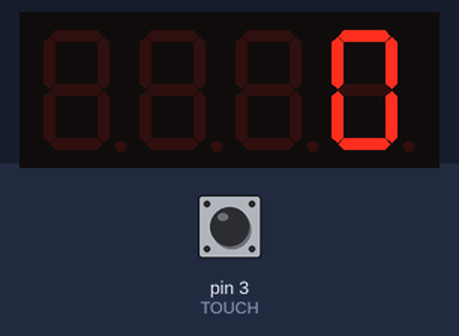
The sketch below on a simulated Arduino Uno, built with avr-gcc and run on an emulated ATmega328P. Shown: 4-digit seven-segment display. The inputs (shaded band) are chosen by the test bench; at power-on: pin 3 (TOUCH) HIGH.

Above: at 1.2 s.
1.3 s: pin 3 (TOUCH) pulled LOW for 0.15 s
At 2.4 s:
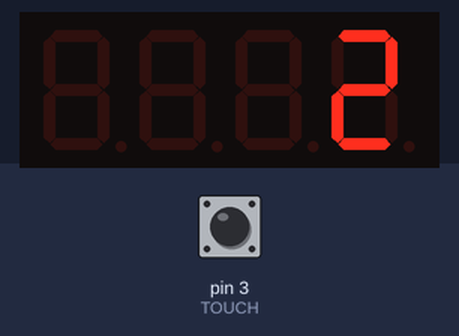
2.9 s: pin 3 (TOUCH) pulled LOW for 1 s
At 4.4 s:
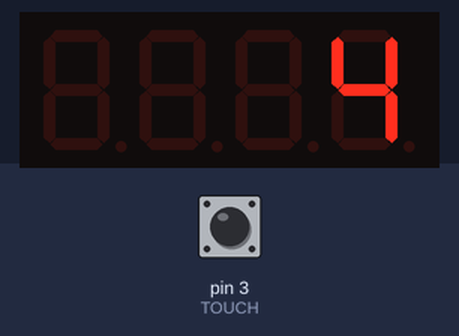
5.4 s: pin 3 (TOUCH) pulled LOW for 0.15 s
At 6.7 s:
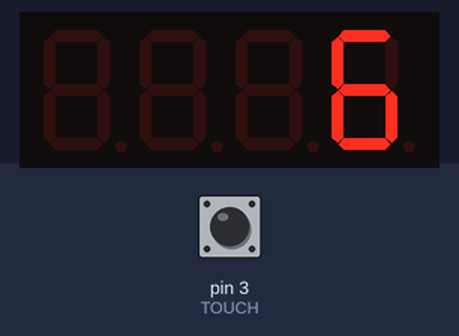
7.0 s: pin 3 (TOUCH) pulled LOW for 1 s
At 7.8 s:
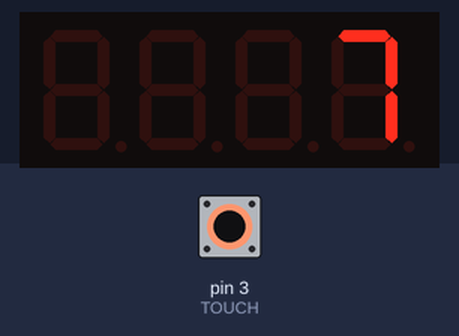
Timing chart, 0 to 10.0 s (numbered marks = the images above; inputs shaded):
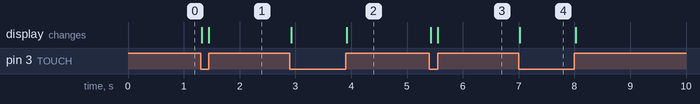

Measured:
- after the input at 1.3 s, the display: first changes at once (image 1 shows a later state)
- after the input at 2.9 s, the display: first changes at once (image 2 shows a later state)
- after the input at 5.4 s, the display: first changes at once (image 3 shows a later state)
- after the input at 7.0 s, the display: changes at once (image 4)

The sketch:

GpiointCount.ino
```cpp
#include <TM1637Display.h>

#define DIO 11
#define CLK 10
#define TOUCH 3

TM1637Display FND(CLK, DIO);
volatile int  Touched = 0;
uint16_t  TouchCount = 0;

void setup() {
  // TM1637Display
  FND.setBrightness(0x04);
  FND.showNumberDec(TouchCount);

  // Touch sensor
  pinMode(TOUCH, INPUT_PULLUP);
  attachInterrupt(digitalPinToInterrupt(TOUCH), ISR_INT1, CHANGE);

  FND.showNumberDec(TouchCount);
}

void ISR_INT1()
{
  Touched = 1;
}

void loop() {
  if (Touched == 1) {
    TouchCount += 1;
    FND.showNumberDec(TouchCount);
    Touched = 0;
  }
}
```
